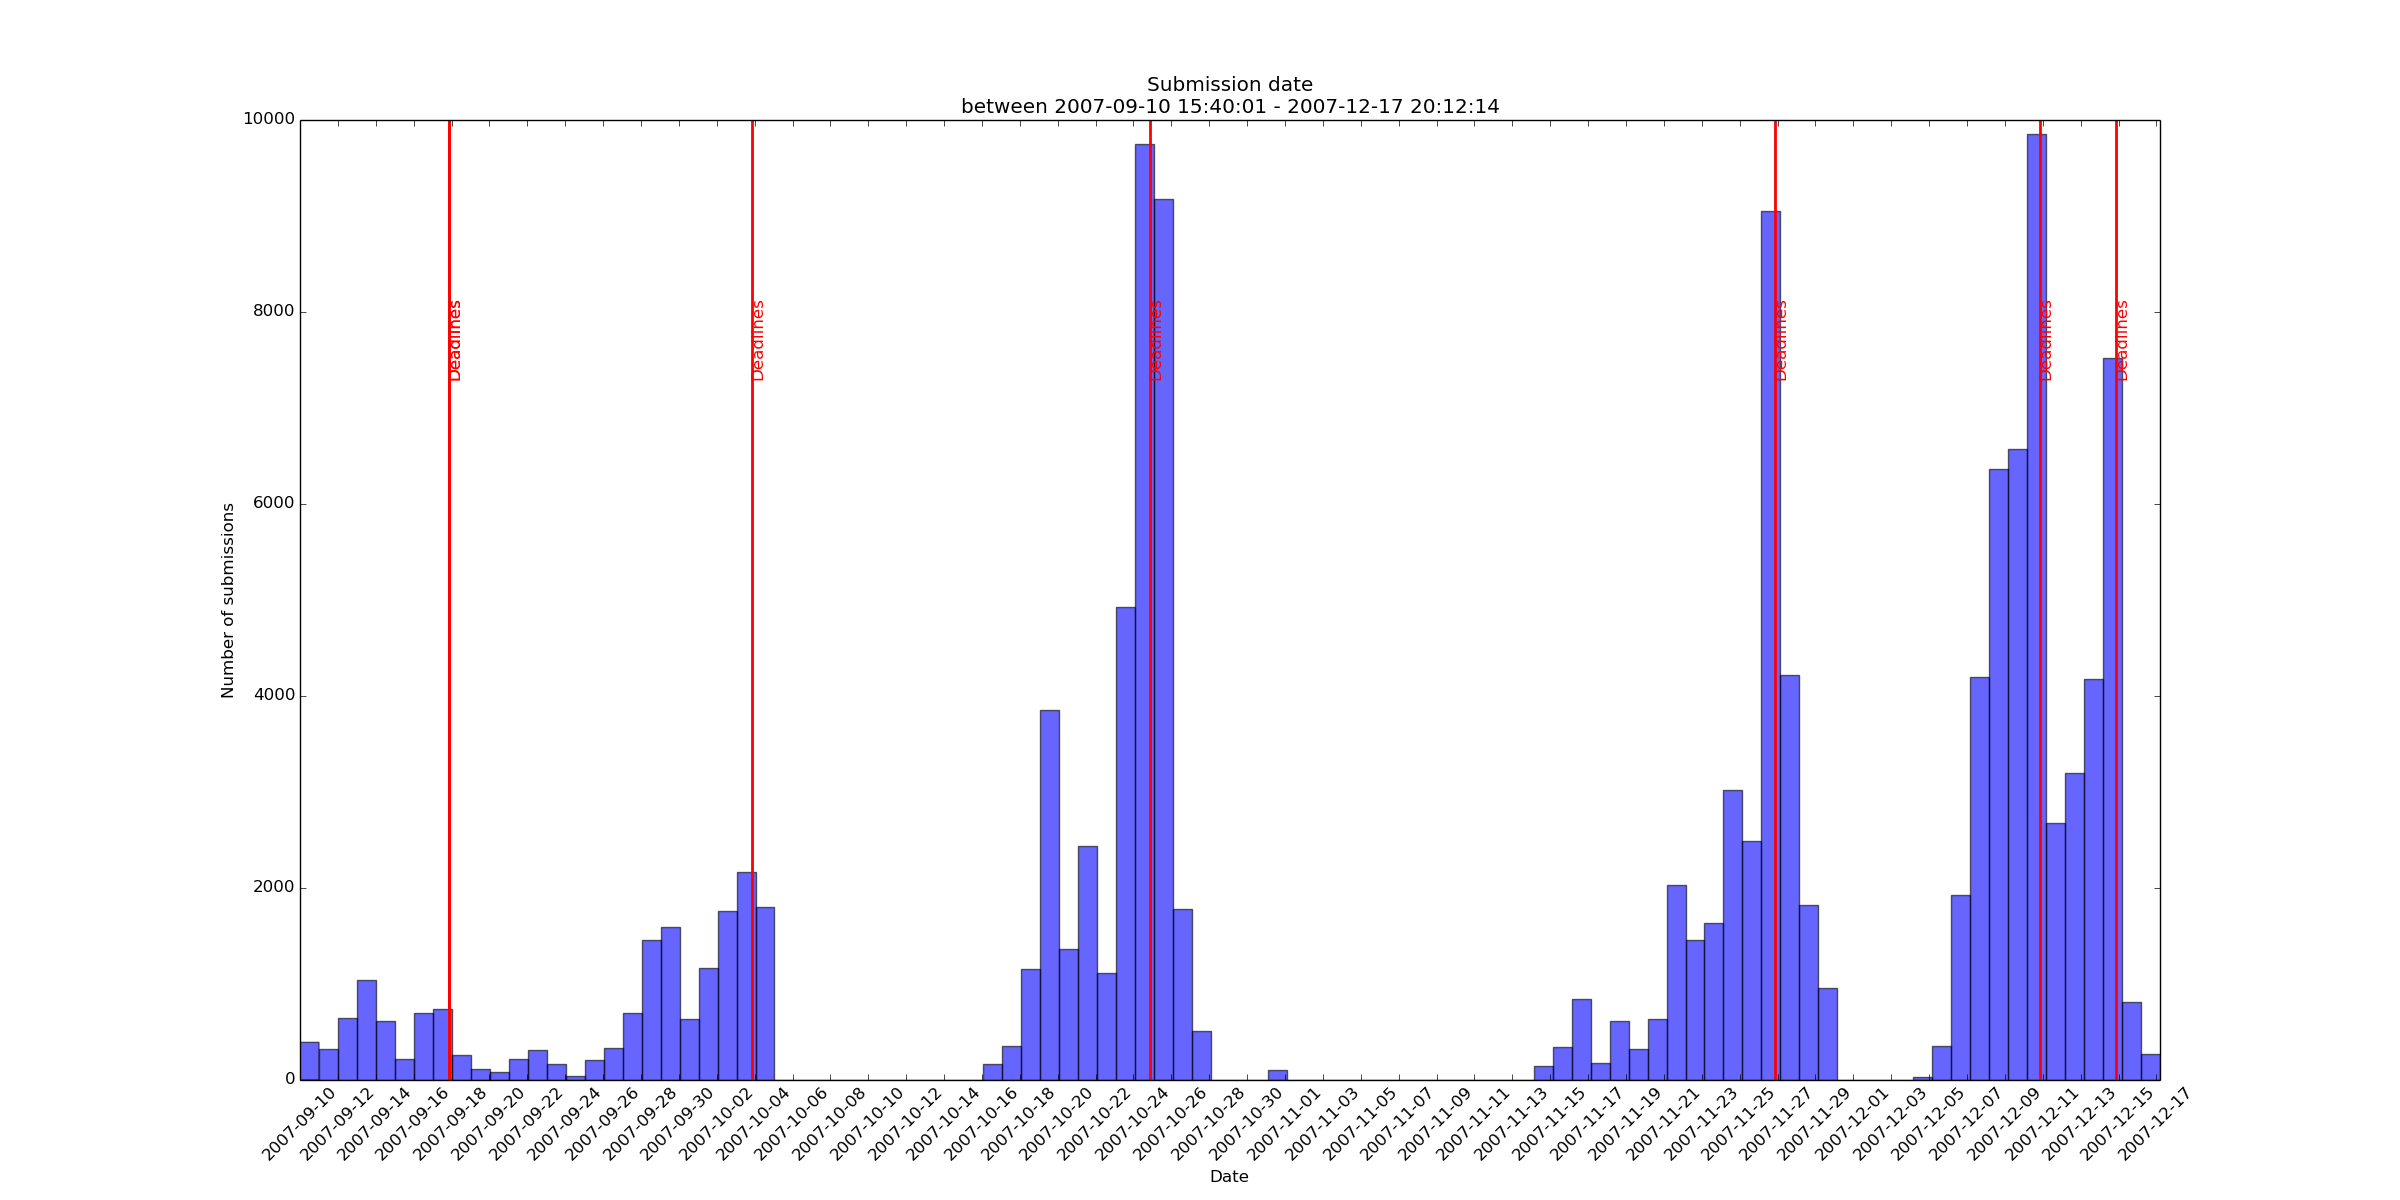

Recreate this plot in Python.
##############################################
##############################################
#      Principle of urban informatics        # 
#      Assignment 8                          #
#      Dimas Rinarso Putro | [email redacted]  #
#      No.2                                  #
##############################################

import argparse,csv,sys,os
from datetime import date,datetime,timedelta
import numpy as np
import pandas as pd
import matplotlib
from matplotlib import pyplot as plt
from matplotlib.dates import date2num
#import matplotlib.dates as mdates
from matplotlib.ticker import FuncFormatter

def main(filename):
  mainTime = ["2007-09-18 12:00:00",
              "2007-09-18 12:00:00",
              "2007-10-04 12:00:00",
              "2007-10-25 12:00:00",
              "2007-11-27 12:00:00",
              "2007-12-15 12:00:00",
              "2007-12-11 12:00:00"]

  timeStamp = []
  day_index = set()

  with open(filename, 'rb') as f:
    Reader = csv.reader(f)
    headers = next(Reader)

    #put initial value as max value->min and the opposite
    minDate=datetime.strptime(date.max.isoformat(),"%Y-%m-%d")
    maxDate=datetime.strptime(date.min.isoformat(),"%Y-%m-%d")

    for row in Reader:
      createdDate = row[0]
      #to find min and max time in a data range
      curDate = datetime.strptime(createdDate,"%Y-%m-%d %H:%M:%S")

      #aggregate complaints per day
      day_index.add(curDate.strftime("%Y-%m-%d"))

      #compare and find min and max date
      minDate = min(minDate, curDate)
      maxDate = max(maxDate, curDate)

      timeStamp.append(curDate)

  deltaDate = maxDate - minDate
  nbin = int(deltaDate.days)
  ind = [date2num(minDate + timedelta(days=x)) for x in range(0, 99,2)]
  dateList = [(minDate + timedelta(days=x)).strftime("%Y-%m-%d") for x in range(0, 99,2)]


  #plotting histogram
  plt.figure(figsize=(24,12))
  title = "Submission date \nbetween %s - %s" % (minDate,maxDate)
  alp = .6
  plt.hist(date2num(timeStamp), nbin, histtype='bar', alpha = alp)
  plt.xticks(ind,dateList, rotation=45)
  plt.xlim(date2num(minDate),date2num(maxDate))

  #Assignment deadlines
  for dates in mainTime:
    tempDate = datetime.strptime(dates,"%Y-%m-%d %H:%M:%S")  
    plt.axvline(x=date2num(tempDate), linewidth=2, color='r')
    plt.text(date2num(tempDate), 8000, 'Deadlines', 
             color = 'r',horizontalalignment='left',
             rotation='vertical')

  plt.xlabel('Date')
  plt.ylabel('Number of submissions')
  plt.legend(prop={'size': 10})
  plt.title(title)
  plt.savefig('problem2.png')
  plt.show()


if __name__ == '__main__':
  parser = argparse.ArgumentParser()
  parser.add_argument("file", help="enter dta file name / directory")
  args = parser.parse_args()
  filename = args.file
  main(filename)
